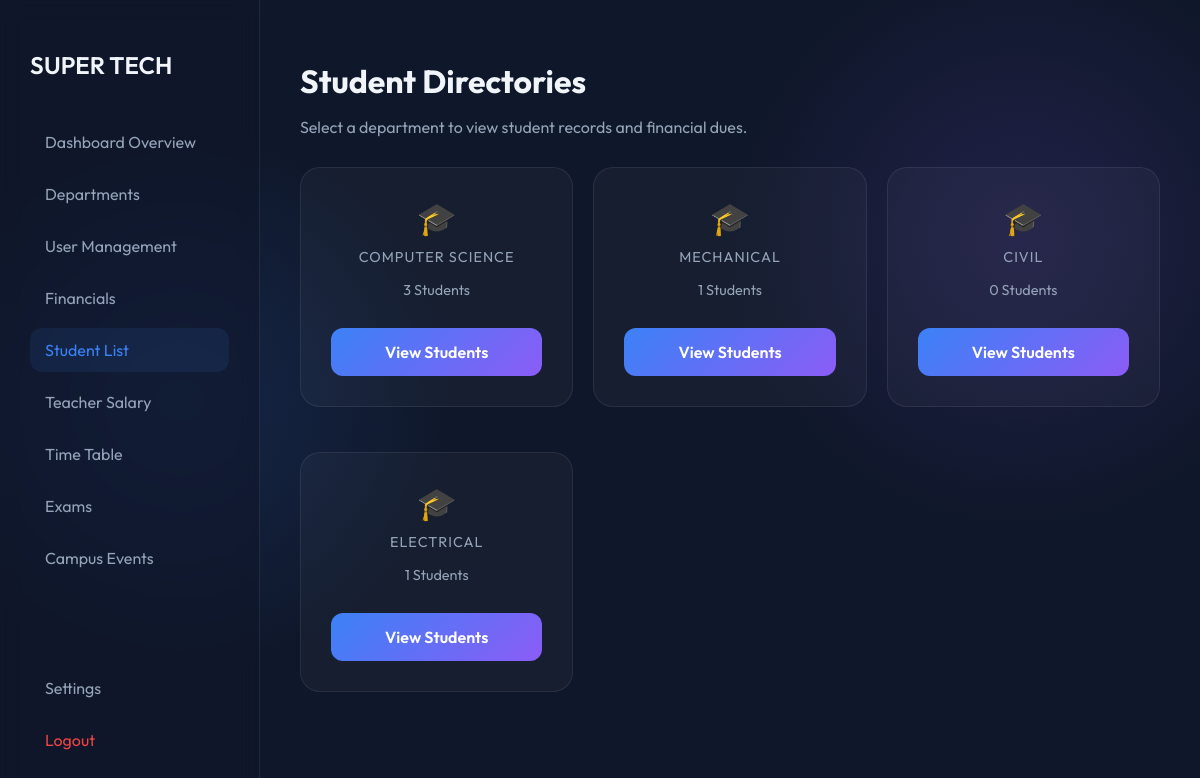
The page /student_list.php (signed in) on the database its author committed.
### tables this page shows
CREATE TABLE `departments` (
  `id` int(11) NOT NULL,
  `name` varchar(100) NOT NULL,
  `fees` decimal(10,2) DEFAULT 0.00
);

### student_list.php (the view, shortened to what this page needs)
<?php
include 'db.php';
$dept_id = isset($_GET['dept_id']) ? $_GET['dept_id'] : null;
?>
<!DOCTYPE html>
<html>
<head>
    <link rel="stylesheet" href="style.css">
</head>
<body>
    <div class="dashboard-container">
        <div class="sidebar">
            <h2 style="margin-bottom: 40px; font-weight: 600;">SUPER TECH</h2>
            <nav>
                <a href="admin_dashboard.php" class="nav-item">Dashboard Overview</a>
                <a href="departments.php" class="nav-item">Departments</a>
                <a href="user_management.php" class="nav-item">User Management</a>
                <a href="financials.php" class="nav-item">Financials</a>
                <a href="student_list.php" class="nav-item active">Student List</a>
                <a href="teacher_salary.php" class="nav-item">Teacher Salary</a>
                <a href="timetable.php" class="nav-item">Time Table</a>
                <a href="exams.php" class="nav-item">Exams</a>
                <a href="admin_events.php" class="nav-item">Campus Events</a>
            </nav>
            <div style="margin-top: auto;">
            	<a href="settings.php" class="nav-item">Settings</a>
                <a href="logout.php" class="nav-item" style="color: #ef4444;">Logout</a>
            </div>
        </div>
        <div class="main-area">
            <?php if (!$dept_id): ?>
                <h1 style="margin-bottom: 10px;">Student Directories</h1>
                <p style="color: var(--text-muted); margin-bottom: 30px;">Select a department to view student records and financial dues.</p>
                <div style="display: grid; grid-template-columns: repeat(auto-fill, minmax(250px, 1fr)); gap: 20px;">
                    <?php
                    $sql = "SELECT departments.*, COUNT(users.id) as s_count
                            FROM departments
                            LEFT JOIN users ON departments.id = users.dept_id AND users.role='student'
                            GROUP BY departments.id";
                    $result = $conn->query($sql);
                    while($row = $result->fetch_assoc()) {
                        echo "<div class='tech-card' style='text-align: center; padding: 30px;'>
                                <div style='font-size: 2rem; margin-bottom: 10px;'>🎓</div>
                                <h3 style='margin: 0 0 5px 0;'>{$row['name']}</h3>
                                <p style='color: var(--text-muted); font-size: 0.9rem;'>{$row['s_count']} Students</p>
                                <a href='student_list.php?dept_id={$row['id']}' class='btn-tech' style='display:inline-block; margin-top:15px; text-decoration:none;'>View Students</a>
                              </div>";
                    }
                    ?>
                </div>
            <?php endif; ?>
        </div>
    </div>
</body>
</html>

### style.css (style rules this page uses)
:root { --bg-deep: #0f172a; --accent-glow: #3b82f6; --accent-secondary: #8b5cf6; --text-main: #f1f5f9; --text-muted: #94a3b8; --glass-bg: rgba(255, 255, 255, 0.03); --glass-border: rgba(255, 255, 255, 0.08); --input-bg: rgba(0, 0, 0, 0.2); }
* { box-sizing: border-box; }
body { font-family: 'Outfit', sans-serif; margin: 0; background-color: var(--bg-deep); background-image: radial-gradient(circle at 15% 50%, rgba(59, 130, 246, 0.15), transparent 25%), radial-gradient(circle at 85% 30%, rgba(139, 92, 246, 0.15), transparent 25%); color: var(--text-main); height: 100vh; overflow: hidden; }
.btn-tech { width: 100%; padding: 14px; margin-top: 10px; background: linear-gradient(135deg, var(--accent-glow), var(--accent-secondary)); color: white; border: none; border-radius: 12px; font-size: 1rem; font-weight: 600; cursor: pointer; transition: transform 0.2s, box-shadow 0.2s; }
.dashboard-container { display: flex; height: 100vh; }
.sidebar { width: 260px; background: rgba(15, 23, 42, 0.6); backdrop-filter: blur(10px); border-right: 1px solid var(--glass-border); padding: 30px; display: flex; flex-direction: column; }
.nav-item { display: flex; align-items: center; padding: 12px 15px; color: var(--text-muted); text-decoration: none; border-radius: 12px; margin-bottom: 8px; transition: 0.3s; }
.nav-item:hover, .nav-item.active { background: rgba(59, 130, 246, 0.1); color: var(--accent-glow); }
.main-area { flex: 1; padding: 40px; overflow-y: auto; }
.tech-card { background: var(--glass-bg); border: 1px solid var(--glass-border); border-radius: 20px; padding: 25px; margin-bottom: 25px; transition: all 0.3s cubic-bezier(0.4, 0, 0.2, 1); position: relative; }
.tech-card h3 { margin-top: 0; font-weight: 400; color: var(--text-muted); font-size: 0.9rem; text-transform: uppercase; letter-spacing: 1px; }

### rows shown on the page
departments: name "COMPUTER SCIENCE", s_count "3"
departments: name "MECHANICAL", s_count "1"
departments: name "CIVIL", s_count "0"
departments: name "ELECTRICAL", s_count "1"
